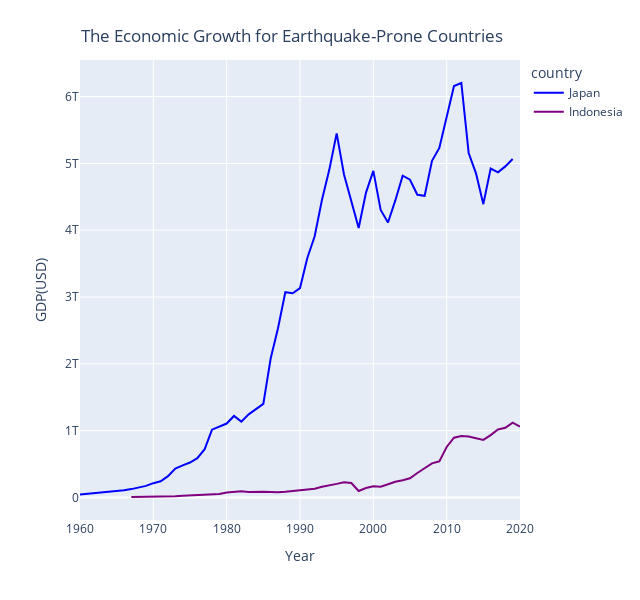

Notebook cell for this chart:
### Code cell
# Visualisation of GDP from 1960 till 2020 using linechart
fig = px.line(GDP_Japan_Indo, x="year", y="gdp", color="country",color_discrete_map={"Japan": "blue", "Indonesia": "purple"})
fig.update_traces(textposition="bottom right")
fig.update_layout(title= go.layout.Title(text = 'The Economic Growth for Earthquake-Prone Countries',x=0.456,y=0.95),
    xaxis_title='Year',
    yaxis_title='GDP(USD)',
    width=640,
    height=600,)
fig.show()
